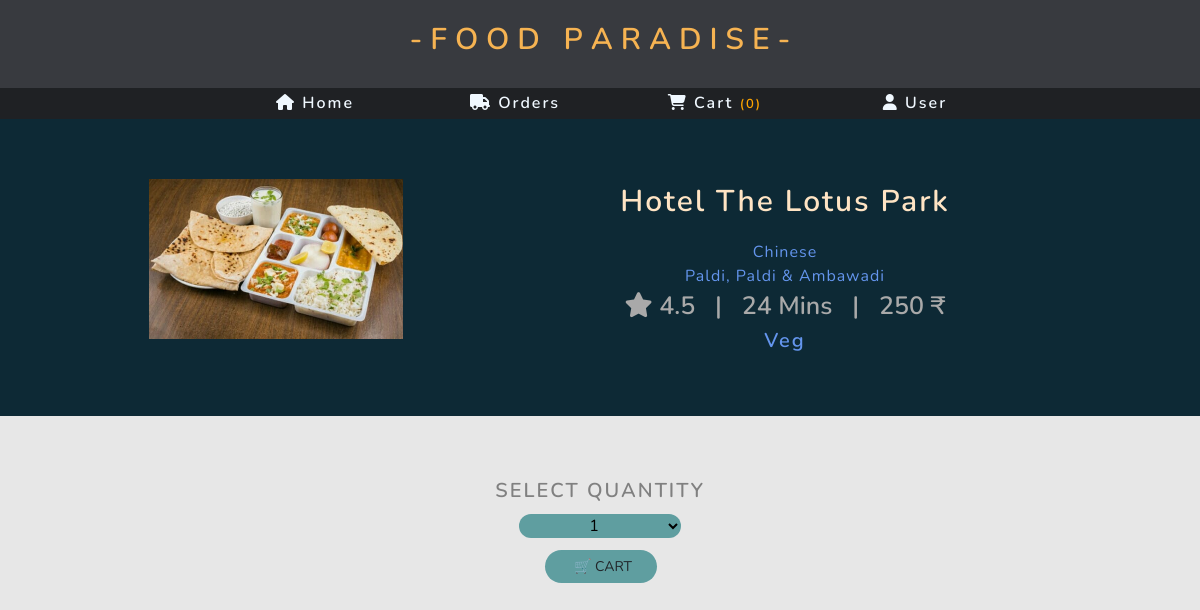
Page /User/viewdetails.php?id=1 on the committed database.
### tables this page shows
CREATE TABLE `items_master` (
  `id` int(255) NOT NULL,
  `item_photo` varchar(255) NOT NULL,
  `item_name` varchar(255) NOT NULL,
  `category` varchar(255) NOT NULL,
  `address` varchar(255) NOT NULL,
  `rating` varchar(255) NOT NULL,
  `miniutes` int(255) NOT NULL,
  `price` int(255) NOT NULL,
  `type` varchar(255) NOT NULL
);

### User/viewdetails.php (the view, shortened to what this page needs)
<?php
include 'conn.php';
$ID = $_GET['id'];
$select_Query = "SELECT * FROM `items_master` WHERE `id`='$ID'";
$query = mysqli_query($con,$select_Query);
$res = mysqli_fetch_array($query);
?>
<!DOCTYPE html>
<html lang="en">
<head>
    <?php include '../Admin/links.php'; ?>
    <link rel="stylesheet" href="css/viewdetails.css">
</head>
<body>
    <?php include 'menu.php'; ?>
    <form action="viewdetails.php?id=<?php echo $ID;?>" method="POST">
        <div class="container-fluid" id="main">
            <div class="row justify-content-center">
                <div class="col-md-4 text-center">
                    <div class="row">
                        <div class="col-md-12" id="row-img">
                            <img src="../Admin/<?php echo $res['item_photo'];?>" height="160px" width=254px>
                        </div>
                    </div>
                </div>
                <div class="col-md-7">
                    <div class="row" id="row-name">
                        <div class="col-md-12 text-center">
                            <p><?php echo $res['item_name'] ;?></p>
                        </div>
                    </div>
                    <div class="row" id="row-cate">
                        <div class="col-md-12 text-center">
                            <span><?php echo $res['category'];?></span>
                        </div>
                    </div>
                    <div class="row" id="row-cate">
                        <div class="col-md-12 text-center">
                            <span><?php echo $res['address'];?></span>
                        </div>
                    </div>
                    <div class="row" id="row-rate">
                        <div class="col-md-12 text-center">
                            <span><i class="fa fa-star"> </i><?php echo " ".$res['rating'];?></span>
                            <span>&nbsp;&nbsp;|&nbsp;&nbsp;</span>
                            <span><?php echo $res['miniutes'];?> Mins</span>
                            <span>&nbsp;&nbsp;|&nbsp;&nbsp;</span>
                            <span><?php echo $res['price'];?> &#8377;</i></span>
                        </div>
                    </div>
                    <div class="row" id="row-type">
                        <div class="col-md-12 text-center">
                            <span><?php echo $res['type'];?></span>
                        </div>
                    </div>
                </div>
            </div>
        </div>
        <div class="container" id="buttons">
            <div class="row justify-content-center">
                <div class="col-md-6 text-center">
                    <div class="row">
                        <div class="col-md-12">
                        <label>select Quantity</label>
                            <select  class="input" name="quant">
                                <option value="1">1</option>
                            </select>
                        </div>
                    </div>
                    <div class="row justify-content-center">
                        <div class="col-md-3 text-center">
                            <input class="btn" type="submit" value=" &#128722; CART" name="add_to_cart">
                        </div>
                    </div>
                </div>
            </div>
        </div>
    </form>
</body>
</html>

### User/css/viewdetails.css (style rules this page uses)
body { font-family: 'Nunito', sans-serif; }
#main { background: #0D2935; padding: 5%; }
#row-name { color: #ffe4c4; font-size: 30px; letter-spacing: 2px; font-weight: 600; }
#row-cate { color: #6495ed; letter-spacing: 1px; }
#row-rate { font-size: 25px; color: #a9a9a9; font-weight: 600; }
#row-type { font-size: 20px; color: #6495ed; font-weight: 600; letter-spacing: 2px; }
#buttons { margin-top: 5%; margin-bottom: 5%; }
#buttons label { display: block; font-size: 20px; font-weight: 600; color: #808080; text-transform: uppercase; letter-spacing: 2px; }
.input { width: 30%; background: #5f9ea0; border: none; border-radius: 15px; text-align: center; }
#buttons .btn { background: #5f9ea0; margin: 1%; width: 90%; border: none; margin-top: 11%; border-radius: 30px; width: 100%; font-size: 14px; }

### User/css/menu.css (style rules this page uses)
body { font-family: 'Nunito', sans-serif; }

### Admin/links.php (style rules this page uses)
body { font-family: 'Karla', sans-serif; background: #E7E7E7; }

### rows in the picture
items_master: item_photo (picture), item_name "Hotel The Lotus Park", category "Chinese", address "Paldi, Paldi & Ambawadi", rating "4.5", miniutes "24", price "250", type "Veg"

### other values in the picture
$count_items_cart "0"
